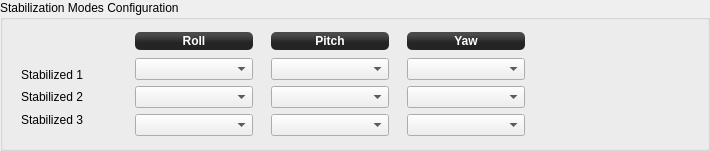
            <widget class="QGroupBox" name="groupBox">
             <property name="styleSheet">
              <string notr="true"/>
             </property>
             <property name="title">
              <string>Stabilization Modes Configuration</string>
             </property>
             <layout class="QGridLayout" name="gridLayout_2" columnstretch="0,0,0,0,0,0,0,0,0,0,0">
              <property name="leftMargin">
               <number>9</number>
              </property>
              <property name="horizontalSpacing">
               <number>6</number>
              </property>
              <item row="1" column="4">
               <spacer name="horizontalSpacer_12">
                <property name="orientation">
                 <enum>Qt::Horizontal</enum>
                </property>
                <property name="sizeType">
                 <enum>QSizePolicy::Fixed</enum>
                </property>
                <property name="sizeHint" stdset="0">
                 <size>
                  <width>10</width>
                  <height>20</height>
                 </size>
                </property>
               </spacer>
              </item>
              <item row="1" column="8">
               <spacer name="horizontalSpacer_13">
                <property name="orientation">
                 <enum>Qt::Horizontal</enum>
                </property>
                <property name="sizeType">
                 <enum>QSizePolicy::Fixed</enum>
                </property>
                <property name="sizeHint" stdset="0">
                 <size>
                  <width>10</width>
                  <height>20</height>
                 </size>
                </property>
               </spacer>
              </item>
              <item row="0" column="9">
               <widget class="QLabel" name="label_10">
                <property name="minimumSize">
                 <size>
                  <width>120</width>
                  <height>20</height>
                 </size>
                </property>
                <property name="maximumSize">
                 <size>
                  <width>16777215</width>
                  <height>20</height>
                 </size>
                </property>
                <property name="styleSheet">
                 <string notr="true">background-color: qlineargradient(spread:reflect, x1:0.507, y1:0, x2:0.507, y2:0.772, stop:0.208955 rgba(74, 74, 74, 255), stop:0.78607 rgba(36, 36, 36, 255));
color: rgb(255, 255, 255);
border-radius: 5;
font: bold 12px;
margin:1px;</string>
                </property>
                <property name="text">
                 <string>Yaw</string>
                </property>
                <property name="alignment">
                 <set>Qt::AlignCenter</set>
                </property>
               </widget>
              </item>
              <item row="0" column="7">
               <widget class="QLabel" name="label_9">
                <property name="minimumSize">
                 <size>
                  <width>120</width>
                  <height>20</height>
                 </size>
                </property>
                <property name="maximumSize">
                 <size>
                  <width>16777215</width>
                  <height>20</height>
                 </size>
                </property>
                <property name="styleSheet">
                 <string notr="true">background-color: qlineargradient(spread:reflect, x1:0.507, y1:0, x2:0.507, y2:0.772, stop:0.208955 rgba(74, 74, 74, 255), stop:0.78607 rgba(36, 36, 36, 255));
color: rgb(255, 255, 255);
border-radius: 5;
font: bold 12px;
margin:1px;</string>
                </property>
                <property name="text">
                 <string>Pitch</string>
                </property>
                <property name="alignment">
                 <set>Qt::AlignCenter</set>
                </property>
               </widget>
              </item>
              <item row="1" column="10">
               <spacer name="horizontalSpacer_11">
                <property name="orientation">
                 <enum>Qt::Horizontal</enum>
                </property>
                <property name="sizeType">
                 <enum>QSizePolicy::Preferred</enum>
                </property>
                <property name="sizeHint" stdset="0">
                 <size>
                  <width>170</width>
                  <height>20</height>
                 </size>
                </property>
               </spacer>
              </item>
              <item row="0" column="3">
               <widget class="QLabel" name="label_8">
                <property name="minimumSize">
                 <size>
                  <width>120</width>
                  <height>20</height>
                 </size>
                </property>
                <property name="maximumSize">
                 <size>
                  <width>16777215</width>
                  <height>20</height>
                 </size>
                </property>
                <property name="styleSheet">
                 <string notr="true">background-color: qlineargradient(spread:reflect, x1:0.507, y1:0, x2:0.507, y2:0.772, stop:0.208955 rgba(74, 74, 74, 255), stop:0.78607 rgba(36, 36, 36, 255));
color: rgb(255, 255, 255);
border-radius: 5;
font: bold 12px;
margin:1px;</string>
                </property>
                <property name="text">
                 <string>Roll</string>
                </property>
                <property name="alignment">
                 <set>Qt::AlignCenter</set>
                </property>
               </widget>
              </item>
              <item row="1" column="1">
               <widget class="QFrame" name="frame_3">
                <property name="minimumSize">
                 <size>
                  <width>106</width>
                  <height>0</height>
                 </size>
                </property>
                <property name="maximumSize">
                 <size>
                  <width>105</width>
                  <height>16777215</height>
                 </size>
                </property>
                <property name="frameShape">
                 <enum>QFrame::NoFrame</enum>
                </property>
                <property name="frameShadow">
                 <enum>QFrame::Raised</enum>
                </property>
                <layout class="QVBoxLayout" name="verticalLayout_13">
                 <item>
                  <widget class="QLabel" name="label_14">
                   <property name="text">
                    <string>Stabilized 1</string>
                   </property>
                   <property name="alignment">
                    <set>Qt::AlignLeading|Qt::AlignLeft|Qt::AlignVCenter</set>
                   </property>
                  </widget>
                 </item>
                 <item>
                  <widget class="QLabel" name="label_21">
                   <property name="text">
                    <string>Stabilized 2</string>
                   </property>
                   <property name="alignment">
                    <set>Qt::AlignLeading|Qt::AlignLeft|Qt::AlignVCenter</set>
                   </property>
                  </widget>
                 </item>
                 <item>
                  <widget class="QLabel" name="label_22">
                   <property name="text">
                    <string>Stabilized 3</string>
                   </property>
                   <property name="alignment">
                    <set>Qt::AlignLeading|Qt::AlignLeft|Qt::AlignVCenter</set>
                   </property>
                  </widget>
                 </item>
                </layout>
               </widget>
              </item>
              <item row="1" column="3">
               <widget class="QFrame" name="frame_2">
                <property name="frameShape">
                 <enum>QFrame::NoFrame</enum>
                </property>
                <property name="frameShadow">
                 <enum>QFrame::Raised</enum>
                </property>
                <layout class="QVBoxLayout" name="verticalLayout_10">
                 <property name="leftMargin">
                  <number>1</number>
                 </property>
                 <property name="topMargin">
                  <number>1</number>
                 </property>
                 <property name="rightMargin">
                  <number>1</number>
                 </property>
                 <property name="bottomMargin">
                  <number>1</number>
                 </property>
                 <item>
                  <widget class="QComboBox" name="fmsSsPos1Roll">
                   <property name="minimumSize">
                    <size>
                     <width>0</width>
                     <height>0</height>
                    </size>
                   </property>
                   <property name="focusPolicy">
                    <enum>Qt::StrongFocus</enum>
                   </property>
                  </widget>
                 </item>
                 <item>
                  <widget class="QComboBox" name="fmsSsPos2Roll">
                   <property name="focusPolicy">
                    <enum>Qt::StrongFocus</enum>
                   </property>
                  </widget>
                 </item>
                 <item>
                  <widget class="QComboBox" name="fmsSsPos3Roll">
                   <property name="focusPolicy">
                    <enum>Qt::StrongFocus</enum>
                   </property>
                  </widget>
                 </item>
                </layout>
               </widget>
              </item>
              <item row="1" column="7">
               <widget class="QFrame" name="frame_5">
                <property name="frameShape">
                 <enum>QFrame::NoFrame</enum>
                </property>
                <property name="frameShadow">
                 <enum>QFrame::Raised</enum>
                </property>
                <layout class="QVBoxLayout" name="verticalLayout_14">
                 <property name="leftMargin">
                  <number>1</number>
                 </property>
                 <property name="topMargin">
                  <number>1</number>
                 </property>
                 <property name="rightMargin">
                  <number>1</number>
                 </property>
                 <property name="bottomMargin">
                  <number>1</number>
                 </property>
                 <item>
                  <widget class="QComboBox" name="fmsSsPos1Pitch">
                   <property name="minimumSize">
                    <size>
                     <width>0</width>
                     <height>0</height>
                    </size>
                   </property>
                   <property name="focusPolicy">
                    <enum>Qt::StrongFocus</enum>
                   </property>
                  </widget>
                 </item>
                 <item>
                  <widget class="QComboBox" name="fmsSsPos2Pitch">
                   <property name="focusPolicy">
                    <enum>Qt::StrongFocus</enum>
                   </property>
                  </widget>
                 </item>
                 <item>
                  <widget class="QComboBox" name="fmsSsPos3Pitch">
                   <property name="focusPolicy">
                    <enum>Qt::StrongFocus</enum>
                   </property>
                  </widget>
                 </item>
                </layout>
               </widget>
              </item>
              <item row="1" column="9">
               <widget class="QFrame" name="frame_6">
                <property name="frameShape">
                 <enum>QFrame::NoFrame</enum>
                </property>
                <property name="frameShadow">
                 <enum>QFrame::Raised</enum>
                </property>
                <layout class="QVBoxLayout" name="verticalLayout_15">
                 <property name="leftMargin">
                  <number>1</number>
                 </property>
                 <property name="topMargin">
                  <number>1</number>
                 </property>
                 <property name="rightMargin">
                  <number>1</number>
                 </property>
                 <property name="bottomMargin">
                  <number>1</number>
                 </property>
                 <item>
                  <widget class="QComboBox" name="fmsSsPos1Yaw">
                   <property name="minimumSize">
                    <size>
                     <width>0</width>
                     <height>0</height>
                    </size>
                   </property>
                   <property name="focusPolicy">
                    <enum>Qt::StrongFocus</enum>
                   </property>
                  </widget>
                 </item>
                 <item>
                  <widget class="QComboBox" name="fmsSsPos2Yaw">
                   <property name="focusPolicy">
                    <enum>Qt::StrongFocus</enum>
                   </property>
                  </widget>
                 </item>
                 <item>
                  <widget class="QComboBox" name="fmsSsPos3Yaw">
                   <property name="focusPolicy">
                    <enum>Qt::StrongFocus</enum>
                   </property>
                  </widget>
                 </item>
                </layout>
               </widget>
              </item>
              <item row="1" column="2">
               <spacer name="horizontalSpacer_14">
                <property name="orientation">
                 <enum>Qt::Horizontal</enum>
                </property>
                <property name="sizeType">
                 <enum>QSizePolicy::Fixed</enum>
                </property>
                <property name="sizeHint" stdset="0">
                 <size>
                  <width>10</width>
                  <height>20</height>
                 </size>
                </property>
               </spacer>
              </item>
             </layout>
            </widget>
